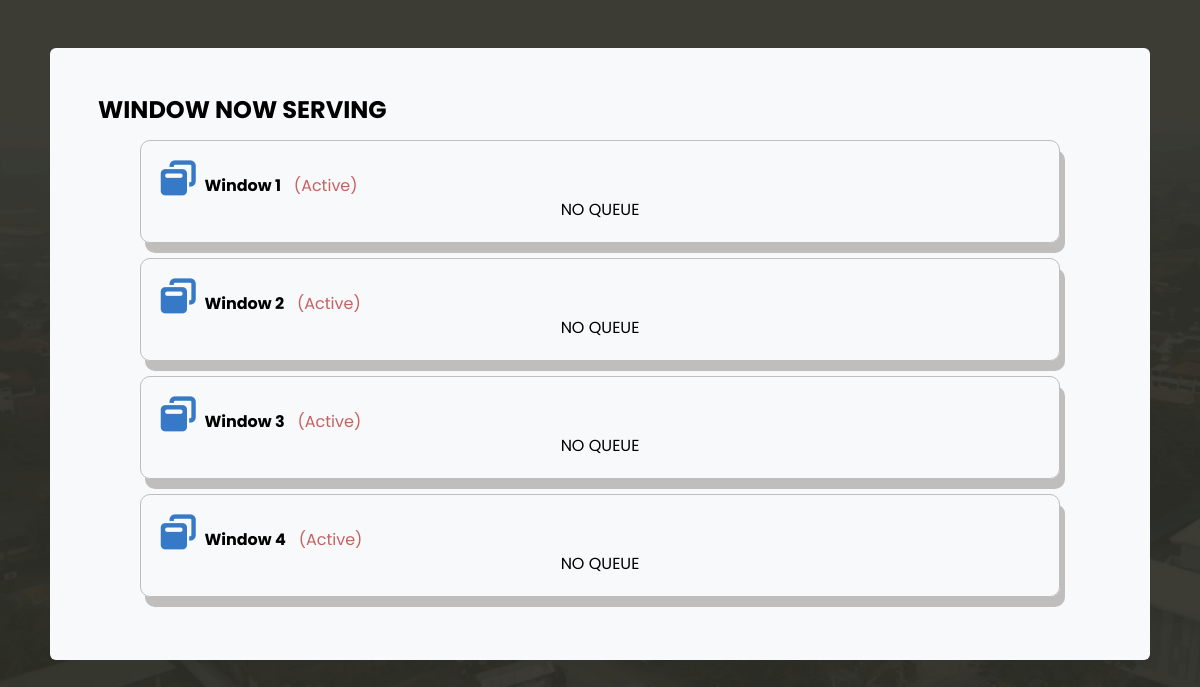
Page /window_reload.php on the committed database.
### tables this page shows
CREATE TABLE `window` (
  `window_id` int(11) NOT NULL,
  `window_name` varchar(50) NOT NULL,
  `window_desc` text NOT NULL,
  `processor_id` int(11) NOT NULL,
  `w_status` int(11) NOT NULL DEFAULT 1 COMMENT '0=inactive, 1=active'
);

### window_reload.php (the view, shortened to what this page needs)
<!DOCTYPE html>
<?php include('inc/header.php'); ?>
<link rel="stylesheet" href="css/clientstyle.css">
</head>
<body>
    <?php
    require 'config.php';
    $current_date = date('Y-m-d');
    ?>
    <div class="col-11 mx-auto my-5 bg-light rounded">
        <div class="col-sm-12 mx-auto p-5">
            <h4><b>WINDOW NOW SERVING</h4></b>
            <?php
            $sql = "select * FROM window";
            $dataset = $connect->query($sql) or die("Error query");
            $window_stat = '';
            if (mysqli_num_rows($dataset) > 0) {
                while ($data = $dataset->fetch_array()) {
                    if ($data[4] == 1) {
                        $window_stat = 'Active';
                    } else {
                        $window_stat = 'Inactive';
                    }
                    $windowID = $data[0];
                    echo '<div class="col-sm-11 mx-auto" id= "window_service">';
                    echo '<div class="col-10"><i id="window" class="fa-solid fa-window-restore"></i>&nbsp;&nbsp;<b>' . $data[1] . '</b> &nbsp; <span style="color: #c66161;">(' . $window_stat . ')</span></div>';
            ?>
                    <?php
                    $sql = "SELECT queue_transaction.*, u_name, countdown, service_name, window.window_id, window_name FROM users, queue_list, service, window, queue_transaction WHERE trans_status = 1 and trans_date = '$current_date' AND queue_list.queue_id=queue_transaction.queue_id AND users.id =queue_list.user_id AND window.processor_id= queue_transaction.processor_id AND service.service_id=queue_list.service_id AND window.window_id=$windowID ORDER BY queue_transaction.trans_id ASC";
                    $dataset2 = $connect->query($sql) or die("Error query");
                    $window_stat = '';
                    if (mysqli_num_rows($dataset2) > 0) {
                        echo '<div class="col-10 mx-auto bg-light rounded">
<div class="col-sm-12 mx-auto ">';
                        while ($data = $dataset2->fetch_assoc()) {
                            $window_name = $data['window_name'];
                            $queue_id = $data['queue_id'];
                            $countdown =  $data['countdown'];
                            $div_id = "myDiv_" . $queue_id;
                            echo '<div class="alert alert-warning col-sm-11 mx-auto" id="window_service' . $div_id . '">';
                            echo ' <center>
<h2><b> # &nbsp;' . $queue_id . '</b></h2>
<div class="myDiv" id="' . $div_id . '"></div>
</center>';
                            echo '</div>';
                    ?>
                            <script>
                                $(document).ready(function() {
                                    var countdownDuration = 300;
                                    var eme = "<?php echo $countdown; ?>";
                                    var targetTime = Date.parse(eme);
                                    var startTime = targetTime;
                                    // Calculate the end time of the countdown
                                    var endTime = startTime + countdownDuration * 1000;
                                    // Create a function to update the countdown timer
                                    function updateCountdown() {
                                        var currentTime = Date.now();
                                        var remainingTime = Math.floor((endTime - currentTime) / 1000);
                                        var div_id = "<?php echo $div_id; ?>"; // Get the unique ID for this countdown timer
                                        if (remainingTime <= 0) {
                                            clearInterval(intervalId);
                                            $('#' + div_id).text("Time's up!");
                                            $('#window_service' + div_id).removeClass('alert-warning').addClass('alert-danger');
                                        } else {
                                            var minutes = Math.floor(remainingTime / 60);
                                            var seconds = remainingTime % 60;
                                            var timeString = "Time remaining: ";
                                            if (minutes > 0) {
                                                timeString += minutes + " minute" + (minutes > 1 ? "s" : "") + " ";
                                            }
                                            timeString += seconds + " second" + (seconds > 1 ? "s" : "");
                                            $('#' + div_id).text(timeString);
                                        }
                                    }
                                    var intervalId = setInterval(updateCountdown, 1000);
                                });
                            </script>
                    <?php
                        }
                        echo '</div></div>';
                    } else {
                        echo '<CENter>NO QUEUE</CENter>';
                    }
                    ?>
            <?php
                    echo '</div>';
                }
            } else {
                echo "No Windows Yet";
            }
            ?>
        </div>
    </div>

### css/clientstyle.css (style rules this page uses)
body { font-family: 'Poppins'; width: 100%; height: auto; background-image: url('../images/pic1.jpg'); background-attachment: fixed; background-size: cover; color: white; }
div { color: black; }
#window_service { border: 1px solid #c0bdbd; padding: 20px; box-shadow: 5px 10px #c0bdbd; border-radius: 10px; margin: 15px; }
#window { font-size: 35px; color: #3579c7; }

### window_reload.php (style rules this page uses)
#window_service { border: 1px solid #c0bdbd; padding: 20px; box-shadow: 5px 10px #c0bdbd; border-radius: 10px; margin: 15px; }
#window { font-size: 35px; color: #3579c7; }

### rows in the picture
window: window_name "Window 1", w_status "Active"
window: window_name "Window 2", w_status "Active"
window: window_name "Window 3", w_status "Active"
window: window_name "Window 4", w_status "Active"
